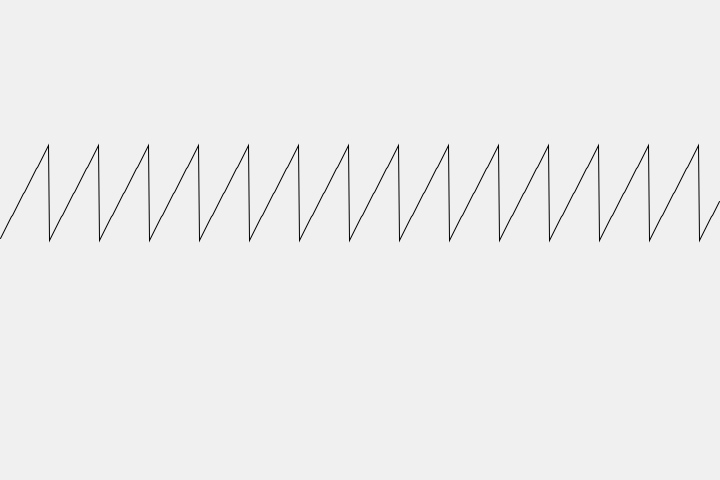
Frame 1 (no input)
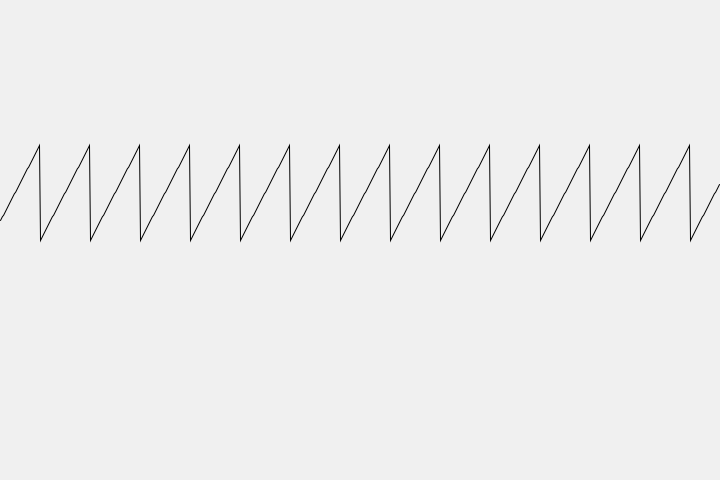
Frame 60 (the mouse pressed at the canvas centre just before this capture)
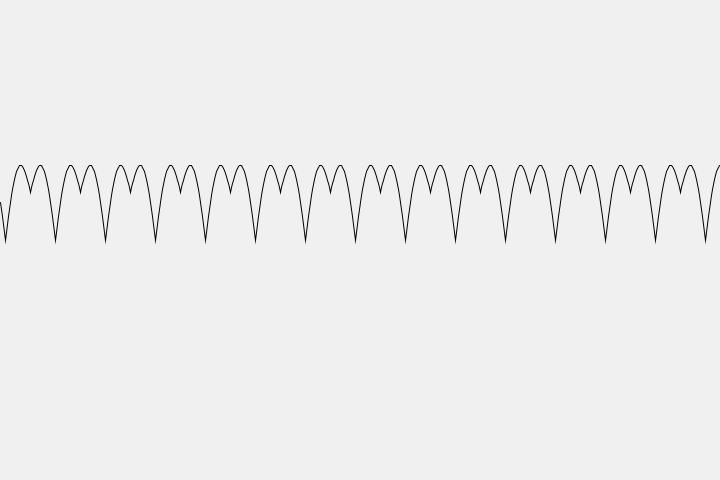
Frame 120 (the mouse held since frame 60 and released just before this capture)

The Processing sketch that drew these frames (run headless with seeded random() and noise(); from frame 60 on, the mouse is pressed at the canvas centre):

// Processing sketch: waveShape
// ── waveShape.pde
void setup() {
  size(720, 480);
}


void draw() {
  background(240);
  beginShape();
  noFill();
  for (int i = 0; i < width; i++) {
    vertex(i, osc((i+frameCount)*0.02, map(mouseX, 0, width, 0, 5))*-height*0.2+height/2);
  }
  endShape();
}





float osc(float v, float m) {
  m %= 4;
  v %= 1;
  float saw = v;
  float sqr = (v < 0.5)? 0 : 1;
  float sin = abs(sin(v*TWO_PI));
  float tri = abs(v*2-1);

  float res = 0;
  if (m < 1) res = lerp(saw, sqr, m%1);
  else if (m < 2) res = lerp(sqr, sin, m%1);
  else if (m < 3) res = lerp(sin, tri, m%1);
  else if (m < 4) res = lerp(tri, saw, m%1);
  return res;
}
